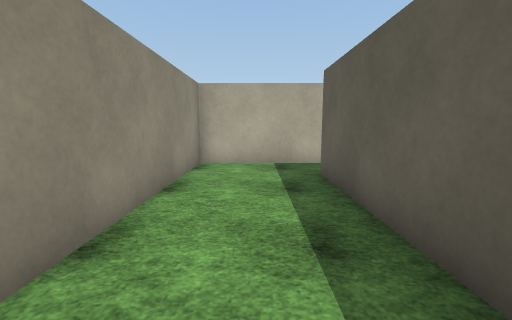
view 1 (above)

18 first-person views from a walk through a scene from a Unity 3-D project. The camera is 1.3 m above the floor, tilts 8° down and sees 90° across. The floor is counted in squares, 1 m on a side. Each view is taken from the middle of a square. On the plan, view 1 faces up. The plan holds only what a view shows up to about 13 squares ahead; the rest is blank. The player is left out. Some animated figures are left out. Surface patterns are stand-ins for the level's own textures.

view 2
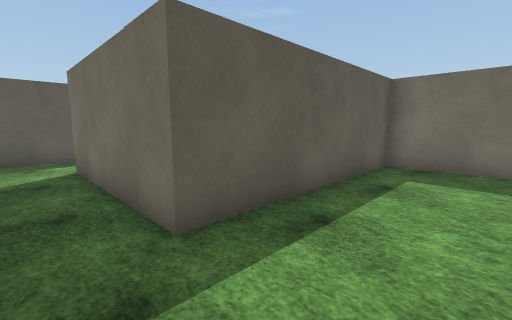

view 3
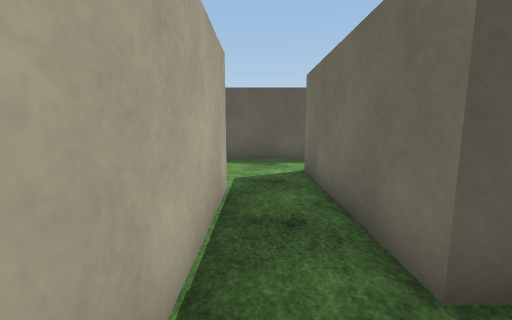

view 4
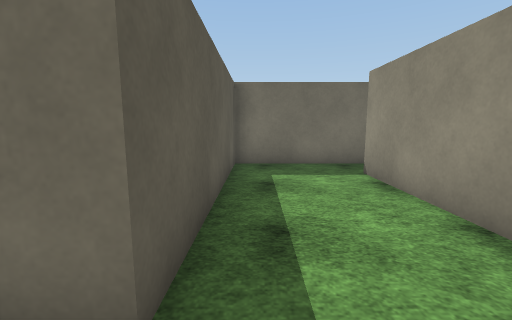

view 5
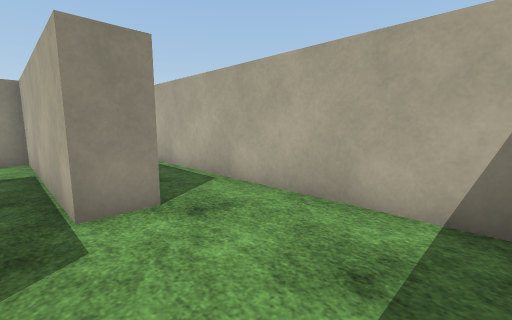

view 6
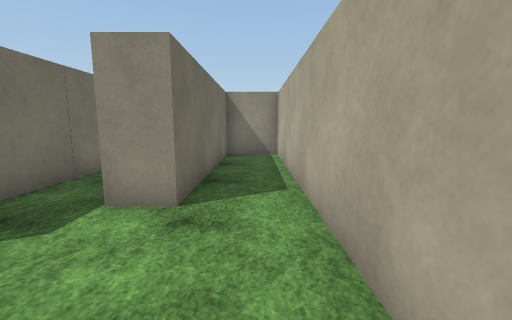

view 7
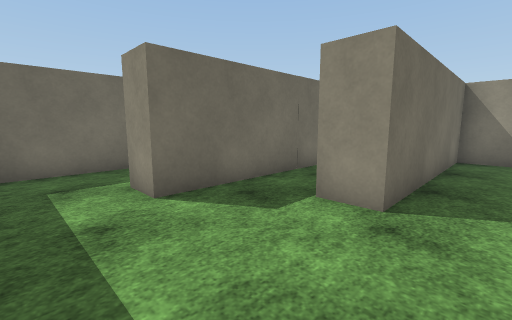

view 8
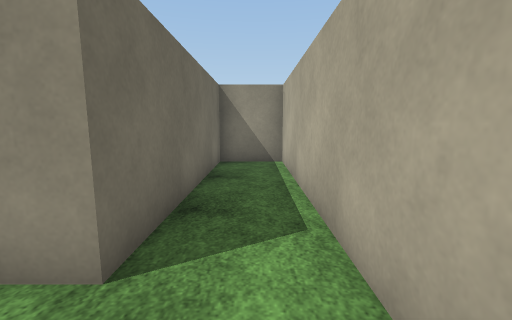

view 9
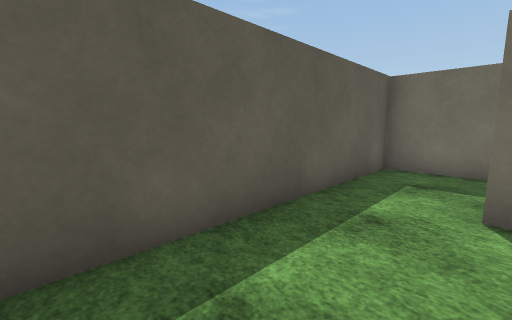

view 10
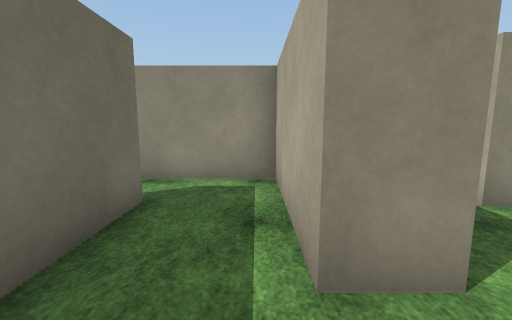

view 11
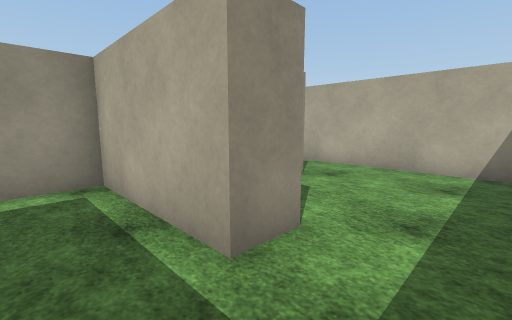

view 12
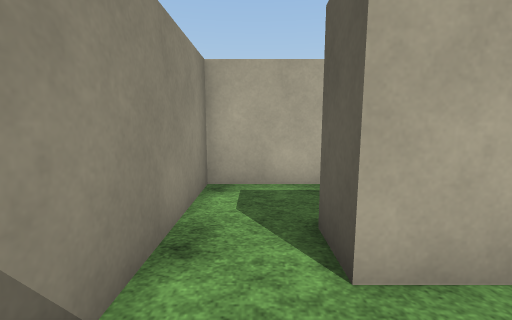

view 13
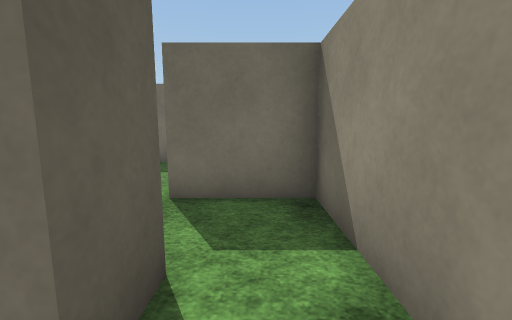

view 14
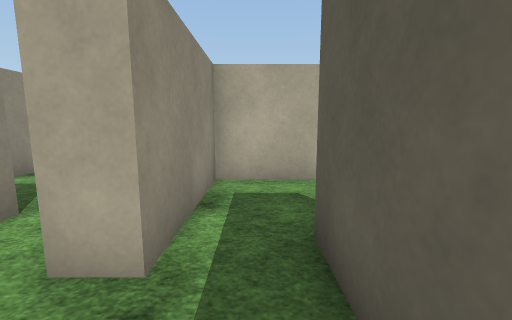

view 15
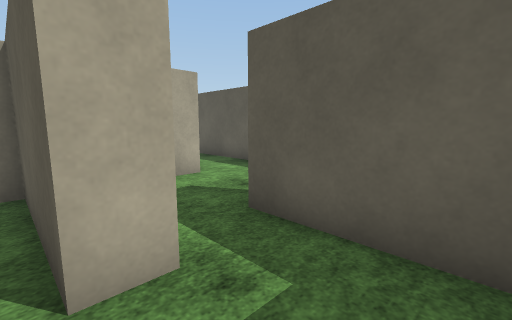

view 16
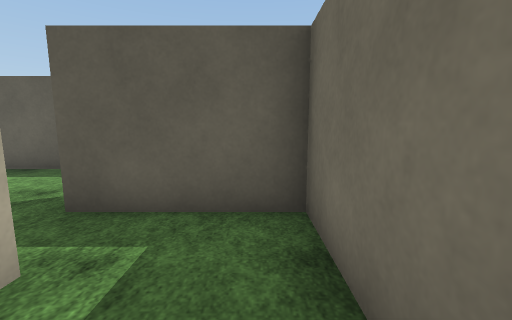

view 17
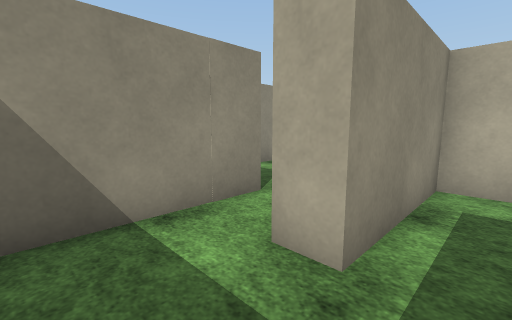

view 18
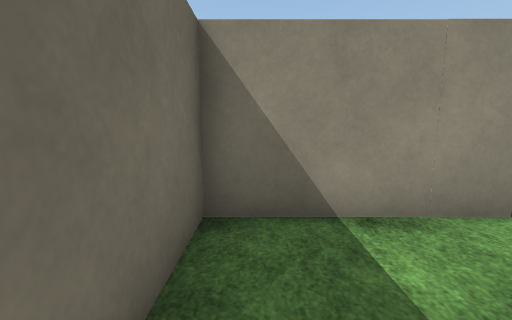

### Floor plan
Ten units are one square. View 1 is at (0, 0); x grows to the right and y downward. Boxes are objects, and circles mark ways between rooms. Rooms are numbered by the first view taken in them; rooms with no view inside come last. Other rooms are left out.
<svg viewBox="-30 -124 140 176">
<path fill="none" stroke="#000" d="M-14 4 17 4 17 -66 55 -66M51 -86 -19 -86 -19 -12M55 -66 72 -66 72 -55M91 -119 -19 -119 -19 -97 51 -97 51 -86M97 -56 97 -111M72 -55 29 -55 29 -16M48 -19 48 -31 97 -31 97 -56M29 -16 29 4 55 4M85 47 97 47 97 25M81 20 72 20M55 25 55 47 85 47M95 -19 81 -19 81 20M97 25 97 11M55 4 55 25M72 20 72 -19 48 -19"/>
<circle cx="60" cy="-80" r="3" fill="#2a7"/>
<circle cx="85" cy="-65" r="3" fill="#2a7"/>
<circle cx="40" cy="-25" r="3" fill="#2a7"/>
<circle cx="50" cy="-5" r="3" fill="#2a7"/>
<circle cx="75" cy="35" r="3" fill="#2a7"/>
<circle cx="90" cy="15" r="3" fill="#2a7"/>
<circle cx="60" cy="15" r="3" fill="#2a7"/>
<text x="0" y="-50">1</text>
<text x="60" y="-90">2</text>
<text x="60" y="-40">3</text>
<text x="40" y="-10">4</text>
<text x="90" y="30">5</text>
<text x="70" y="30">6</text>
<text x="90" y="0">7</text>
<text x="60" y="0">8</text>
</svg>
Room 1 opens to room 2. Room 2 opens to room 3. Room 3 opens to room 4. Room 4 opens to room 8. Room 5 opens to room 6. Room 5 opens to room 7. Room 6 opens to room 8.

Where each view was taken, in squares from view 1:
view 1: 0 up, 0 right, facing up
view 2: 8 up, 1 left, facing down-right
view 3: 8 up, 0 right, facing right
view 4: 8 up, 1 right, facing down
view 5: 8 up, 9 right, facing up-left
view 6: 11 up, 9 right, facing left
view 7: 11 up, 9 right, facing down-left
view 8: 11 up, 7 right, facing left
view 9: 11 up, 7 right, facing down-right
view 10: 5 up, 9 right, facing left
view 11: 4 up, 9 right, facing up-left
view 12: 0 up, 4 right, facing up
view 13: 4 up, 4 right, facing down
view 14: 4 down, 9 right, facing up
view 15: 4 down, 7 right, facing up-right
view 16: 4 down, 6 right, facing right
view 17: 4 down, 9 right, facing up-left
view 18: 4 down, 9 right, facing left
